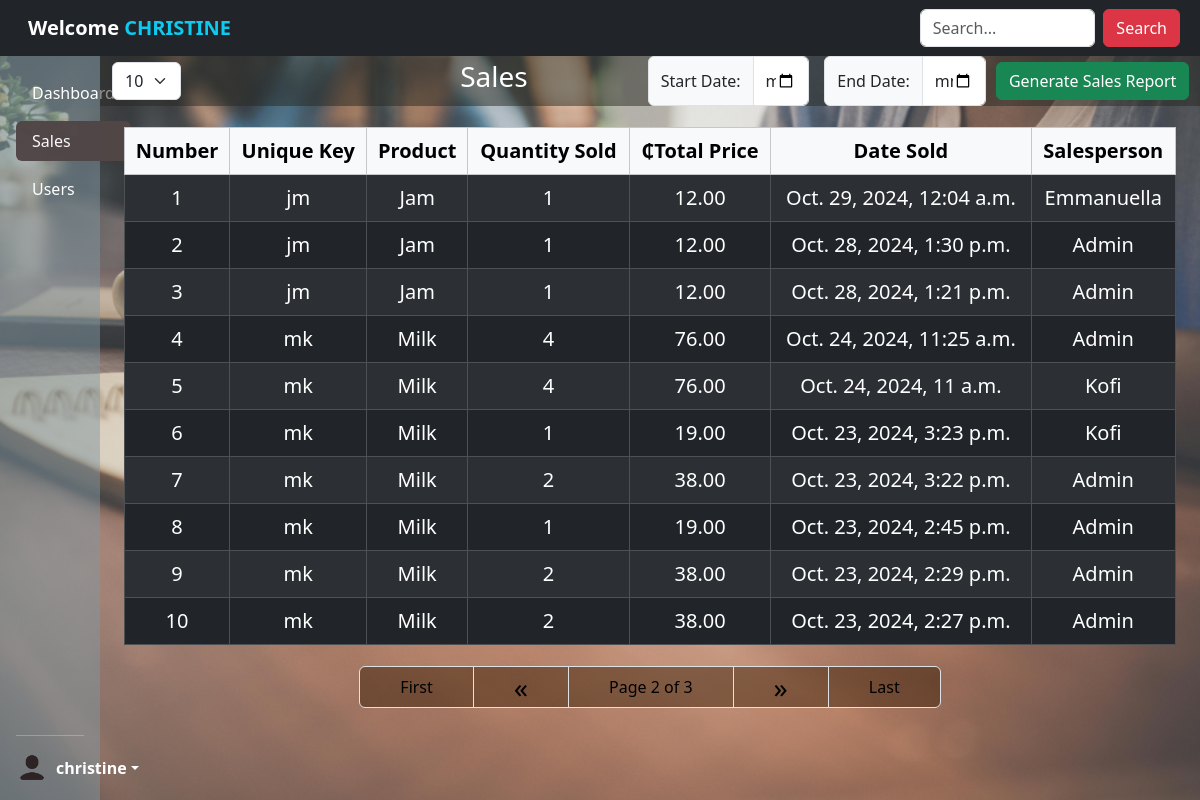
/view-sales/?page=2&paginate_by=10 (signed in), run on the app's committed database.
### revision_app/models.py (models this page shows, shortened)
class Sale(models.Model):
    product = models.ForeignKey(Products, on_delete=models.CASCADE)
    quantity_sold = models.PositiveBigIntegerField()
    total_price = models.DecimalField(max_digits=10, decimal_places=2)
    salesperson = models.ForeignKey(User, on_delete=models.SET_NULL, null=True)  # Link the sale to a user
    date_sold = models.DateTimeField(default=timezone.now)
    unique_key = models.CharField(
        max_length=2,
        blank=True,
        editable=False
    )
    class Meta:
        verbose_name = 'Sale'
        verbose_name_plural = 'Sales'

class Products(models.Model):
    product_name = models.CharField(max_length=200, db_index=True)
    price = models.DecimalField(max_digits=10, decimal_places=2, db_index=True)
    stock = models.PositiveBigIntegerField(default=0, db_index=True)
    unique_key = models.CharField(
        max_length=2,
        blank=True,
        editable=False,
        unique=True
    )
    def __str__(self):
        return self.product_name
    class Meta:
        verbose_name_plural = 'Products'
        ordering = ['product_name']

### revision_app/views.py (the view, shortened to what this page needs)
# urls.py: path('view-sales/', SalesListView.as_view(), name='view-sales'),
class SalesListView(LoginRequiredMixin, TemplateView):
    template_name = 'revision_app/sales.html'
    def get_context_data(self, **kwargs):
        context = super().get_context_data(**kwargs)
        paginate_by = self.request.GET.get('paginate_by', 10)
        sales = Sale.objects.all().order_by('-date_sold')
        products = Products.objects.all()
        search_input = self.request.GET.get('q', '').strip()
        paginator = Paginator(sales, int(paginate_by))
        page_number = self.request.GET.get('page')
        page_obj = paginator.get_page(page_number)
        context['page_obj'] = page_obj
        context['object_list'] = page_obj.object_list
        context['products'] = products
        context['sales'] = sales
        context['paginate_by'] = paginate_by
        context['search_input'] = search_input
        return context

### revision_app/templates/revision_app/sales.html (shortened to what this page needs)
{% extends 'revision_app/main.html' %}
{% load static %}
{% block content %}
{% include 'revision_app/pageloader.html' %}
<head><link rel="stylesheet" href="{% static 'css/bootstrap.css'  %}"></head>
<body style="background-image: url('{% static 'img/pexels-tirachard-kumtanom-112571-733856.jpg' %}'); background-size: cover; background-position: center; min-height: 100vh;">
<div class="container-fluid my-0 position-relative mx-0 px-0" style="padding-top: 56px; z-index: 1;">
<div class="container-fluid mx-0 px-0 w-100">
<div class="row">
<div class="d-flex mb-6 justify-content-end text-align-center position-fixed" style="z-index: 1050; width: 91.78%; background-color: rgba(39, 41, 35, 0.5);">
    <div class="input-group my-0 py-0" style="width: 15%; height: inherit; margin-right: auto;">
    <span class="d-flex align-items-center"><form method="get" action="" >
        <select name="paginate_by" id="paginate_by" onchange="this.form.submit()" class="form-select px-6" style="height: fit-content;">
          <option value="10" {% if request.GET.paginate_by == '10' %}selected{% endif %}>10</option>
        </select>
      </form></span></div>
    <h3 class="text-align-center text-white py-1" style="margin-right: 15vh;">Sales</h3>
    <div class="input-group my-0 py-0" style="width: 15%; height: inherit; margin-right: 15px;">
        <span class="input-group-text">Start Date:</span>
        <input type="date" id="start_date" class="form-control">
      </div>
    <div class="input-group" style="width: 15%; height: inherit; margin-right: 10px;">
        <span class="input-group-text">End Date:</span>
        <input type="date" id="end_date" class="form-control">
     </div>
     <span class="d-flex align-items-center"><a href="{% url 'generate_pdf' %}" class="btn btn-success" onclick="generatePDF()">Generate Sales Report</a></span>
</div></div>
<div class="container-fluid" style="padding-top: 55px;">
<table class="table table-bordered my-3 w-100 text-center fs-5 table-dark table-striped ">
    <thead>
        <tr class="table-light">
            <th>Number</th>
            <th>Unique Key</th>
            <th>Product</th>
            <th>Quantity Sold</th>
            <th>&#8373;Total Price</th>
            <th>Date Sold</th>
            <th>Salesperson</th>
        </tr>
    </thead>
    <tbody>
        {% for sale in page_obj.object_list %}
        <tr>
            <td>{{ forloop.counter }}</td>
            <td>{{ sale.unique_key }}</td>
            <td>{{ sale.product }}</td>
            <td>{{ sale.quantity_sold }}</td>
            <td>{{ sale.total_price|floatformat:2 }}</td>
            <td>{{ sale.date_sold }}</td>
            <td>{{ sale.salesperson.username|capfirst }}
        </tr>
        {% empty %}
        <tr>
            <td colspan="6">No sales available.</td>
        </tr>
        {% endfor %}
    </tbody>
</table>
<div class="flex-row d-flex justify-content-center">
<nav aria-label="Page navigation example" style="margin-top: 0.5%;">
    <ul class="pagination">
    {% if page_obj.has_previous %}
    <li class="page-item">
    <a href="?page=1&paginate_by={{ paginate_by }}" class="page-link ">First</a>
    </li>
    <li class="page-item">
        <a href="?page={{ page_obj.previous_page_number }}&paginate_by={{ paginate_by }}"
        class="page-link fs-3 d-flex align-items-center justify-content-center"
        style="height: 42px;">
         <span>&laquo;</span>
     </a>
    </li>
  {% endif %}
  <li class="page-item"><a href="#" class="page-link"><span>Page {{ page_obj.number }} of {{ page_obj.paginator.num_pages }}</span></a></li>
  {% if page_obj.has_next %}
  <li class="page-item">
    <a href="?page={{ page_obj.next_page_number }}&paginate_by={{ paginate_by }}"
    class="page-link fs-3 d-flex align-items-center justify-content-center" style="height: 42px;">&raquo;</a>
    </li>
    <li class="page-item">
    <a href="?page={{ page_obj.paginator.num_pages }}&paginate_by={{ paginate_by }}" class="page-link">Last</a>
</li>
    {% endif %}
</ul>
</nav>
</div>
</div>
</div>
</div>
</div>
{% endblock %}

### revision_app/templates/revision_app/main.html (shortened to what this page needs)
{% load static %}
<!DOCTYPE html>
<html lang="en">
<head>
    <link rel="stylesheet" href="{% static 'css/bootstrap.css'  %}">
</head>
<body class="">
        <div class="container-fluid p-6">
        <div class="row">
            <div class="col-1 px-0" >
                <div class=" text-start d-flex flex-column justify-content-between flex-shrink-0 p-3 text-white position-fixed" style="height: 100vh; width: 8.33333333%; background-color: rgba(130, 152, 161, 0.5);">
        <ul class="nav flex-column mb-auto nav-pills" style="padding-top: 20px;">
          {% if request.user.groups.exists %}
            {% if request.user.groups.all.0.name == "admin" %}
              <li class="nav-item">
                <a href="{% url 'dashboard' %}" class="nav-link my-1 {% if request.path == '/' %}active{% endif %} text-white">Dashboard
                </a>
              </li>
              <li class="nav-item">
                <a href="{% url 'view-sales' %}" class="nav-link my-1 {% if request.path == '/view-sales/' %}active{% endif %} text-light">
                  Sales
                </a>
              </li>
              <li>
                <a href="{% url 'user' %}" class="nav-link my-1 {% if request.path == '/user/' %}active{% endif %} text-white">
                  Users
                </a>
              </li>
            {% endif %}
          {% endif %}
        </ul>
        <hr>
        <div class="dropdown">
          <a href="#" class="d-flex align-items-center text-white text-decoration-none dropdown-toggle" id="dropdownUser1" data-bs-toggle="dropdown" aria-expanded="false">
            <img src="{% static 'img/icons8_user_60px.png' %}" alt="" width="32" height="32" class="rounded-circle me-2">
            <strong>{{user.username}}</strong>
          </a>
        </div>
      </div></div>
<div class="col-11 p-0">
    <div class="container-fluid w-100 px-0 position-fixed"  style="z-index: 1050">
    <nav class="navbar navbar-expand-sm bg-dark navbar-dark fixed-top">
        <div class="container-fluid">
          <a class="navbar-brand ms-3" href="#">
            <strong>Welcome<span class="text-info"> {{request.user.username|upper}}</span></strong></a>
        </div>
        {% if request.user.groups.exists %}
            {% if request.user.groups.all.0.name == "admin" %}
        <form method="GET" action="" class="bd-search  ms-6 d-flex justify-content-between" style="margin-right: 20px;">
          <input class="form-control me-2" type="text" name="q" placeholder="Search..." value="{{search_input}}">
          <button type="submit" class="btn btn btn-danger">Search</button>
      </form>
      {% endif %}
            {% endif %}
      </nav>
    </div>
      <div class="container-fluid">
    {% block content %}
    {% endblock %}</div>
</div>
</div>
</body>
</html>

### revision_app/templates/revision_app/sales.html (style rules this page uses)
.pagination { justify-content: center; width: 100%; }
.pagination .page-item .page-link { min-width: 70%; padding: 0.5rem 2.5rem; font-size: 1rem; color: black; font-weight: 500; background-color: rgba(51, 26, 2, 0.45); }

### revision_app/templates/revision_app/main.html (style rules this page uses)
.nav-pills .nav-link { color: white; }
.nav-pills .nav-link.active { background-color: rgba(82, 71, 71, 0.979); color: white; }

### data on the page
Sale: unique_key "jm", product "Jam", quantity_sold "1", total_price "12.00", date_sold "Oct. 29, 2024, 12:04 a.m.", salesperson.username "Emmanuella"
Sale: unique_key "jm", product "Jam", quantity_sold "1", total_price "12.00", date_sold "Oct. 28, 2024, 1:30 p.m.", salesperson.username "Admin"
Sale: unique_key "jm", product "Jam", quantity_sold "1", total_price "12.00", date_sold "Oct. 28, 2024, 1:21 p.m.", salesperson.username "Admin"
Sale: unique_key "mk", product "Milk", quantity_sold "4", total_price "76.00", date_sold "Oct. 24, 2024, 11:25 a.m.", salesperson.username "Admin"
Sale: unique_key "mk", product "Milk", quantity_sold "4", total_price "76.00", date_sold "Oct. 24, 2024, 11 a.m.", salesperson.username "Kofi"
Sale: unique_key "mk", product "Milk", quantity_sold "1", total_price "19.00", date_sold "Oct. 23, 2024, 3:23 p.m.", salesperson.username "Kofi"
Sale: unique_key "mk", product "Milk", quantity_sold "2", total_price "38.00", date_sold "Oct. 23, 2024, 3:22 p.m.", salesperson.username "Admin"
Sale: unique_key "mk", product "Milk", quantity_sold "1", total_price "19.00", date_sold "Oct. 23, 2024, 2:45 p.m.", salesperson.username "Admin"
Sale: unique_key "mk", product "Milk", quantity_sold "2", total_price "38.00", date_sold "Oct. 23, 2024, 2:29 p.m.", salesperson.username "Admin"
Sale: unique_key "mk", product "Milk", quantity_sold "2", total_price "38.00", date_sold "Oct. 23, 2024, 2:27 p.m.", salesperson.username "Admin"

### other printed values
{{ user.username }} "christine"
{{ request.user.username|upper }} "CHRISTINE"
{{ page_obj.number }} "2"
{{ page_obj.paginator.num_pages }} "3"
